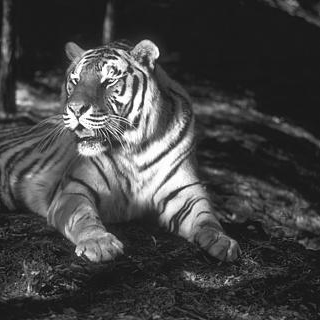
%> input picture Week 10/tiger.png, 320 x 320 px
$ octave --eval "dogFilters;"   (GNU Octave 9; MATLAB toolbox functions it lacks are replaced by stand-ins)
%> lines starting %> are read from the running program, lines starting %| are printed output that depends on the picture
function dogFilters()
    % Load the image
    image = mat2gray(imread('tiger.png'));
%> image: size 320x320 double; min 0, max 1, mean 0.263

    % Apply Difference of Gaussian filters with specified sigmas
    applyDoGFilter(image, 1, 3);
    applyDoGFilter(image, 3, 9);
    applyDoGFilter(image, 10, 30);
end

function applyDoGFilter(image, sigmaPositive, sigmaNegative)
%> called with sigmaPositive = 1, sigmaNegative = 3
    % Create the positive and negative Gaussians
    filterSize = 6 * sigmaPositive; % Adjust the size of the filter
    s = filterSize;
    x = -(s-1)/2:(s-1)/2;
    y = -(s-1)/2:(s-1)/2;
    [X, Y] = meshgrid(x, y);

    % Compute the positive and negative Gaussian filters
    GPositive = exp(-(X.^2 + Y.^2) / (2 * sigmaPositive^2)) / (sigmaPositive^2);
    GNegative = exp(-(X.^2 + Y.^2) / (2 * sigmaNegative^2)) / (sigmaNegative^2);

    % Create the Difference of Gaussian filter
    DoG = GPositive - GNegative;

    % Apply the DoG filter using conv2
    filtered_image = conv2(image, DoG, 'same');
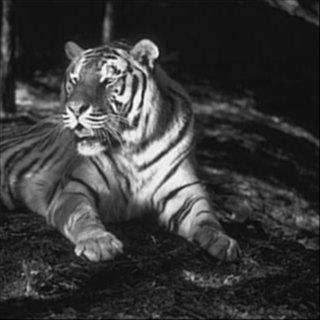
%> filtered_image: size 320x320 double; min 0.0797, max 3.56, mean 0.871; drawn with min black and max white

    % Display the filtered image
    figure;
    subplot(1, 2, 1);
    imshow(image);
    title('Original Image');
    subplot(1, 2, 2);
    imshow(filtered_image);
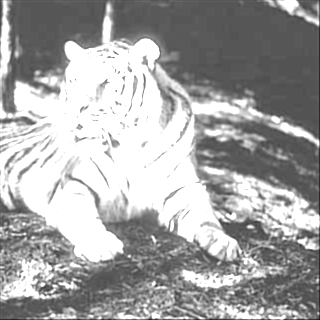
%> displayed picture: size 320x320, on the screen's scale of 0 to 255; min 20, max 255, mean 164.1
    title('Filtered Image (DoG)');
end
%> call 2 of applyDoGFilter, with sigmaPositive = 3, sigmaNegative = 9
%> in applyDoGFilter (call 2), `filtered_image = conv2(image, DoG, 'same');`:
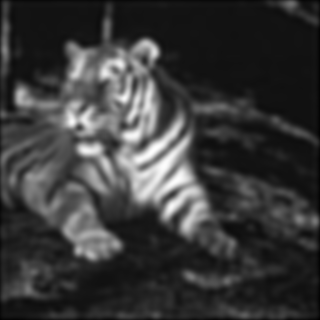
%> filtered_image: size 320x320 double; min 0.0896, max 3.52, mean 0.871; drawn with min black and max white
%> in applyDoGFilter (call 2), `imshow(filtered_image);`:
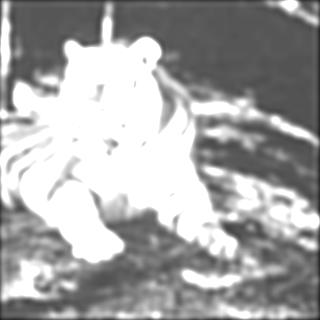
%> displayed picture: size 320x320, on the screen's scale of 0 to 255; min 23, max 255, mean 166.2
%> call 3 of applyDoGFilter, with sigmaPositive = 10, sigmaNegative = 30
%> in applyDoGFilter (call 3), `filtered_image = conv2(image, DoG, 'same');`:
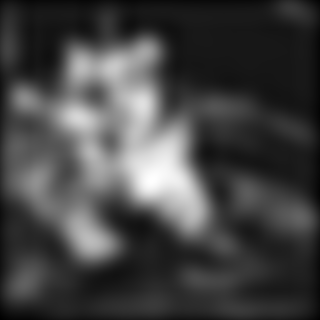
%> filtered_image: size 320x320 double; min 0.0721, max 2.99, mean 0.863; drawn with min black and max white
%> in applyDoGFilter (call 3), `imshow(filtered_image);`:
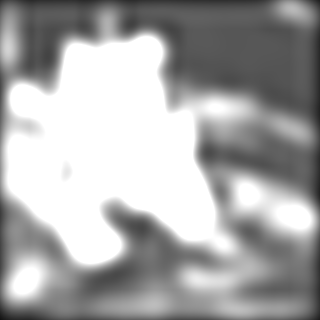
%> displayed picture: size 320x320, on the screen's scale of 0 to 255; min 18, max 255, mean 168.4
